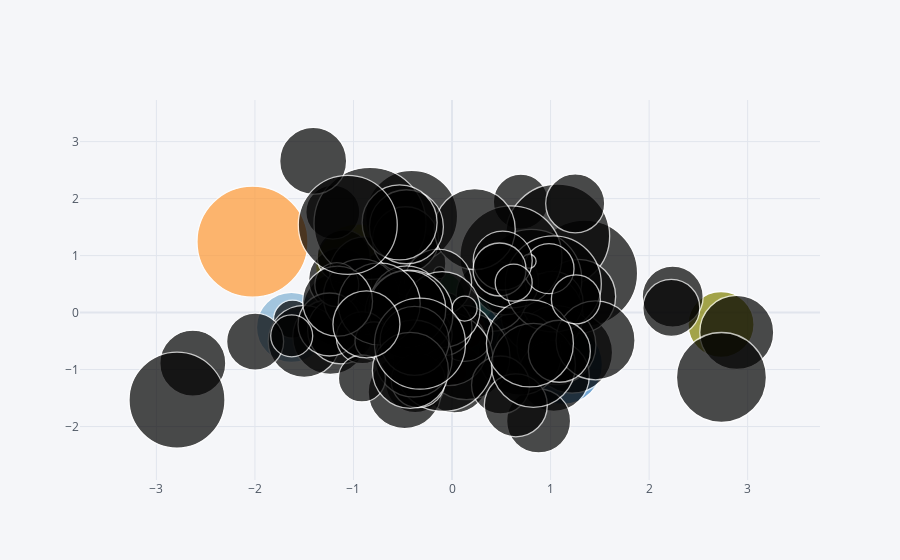

Notebook cell for this chart:
### Code cell
df.iplot(kind='bubble', x='A',y='B', size='C')
